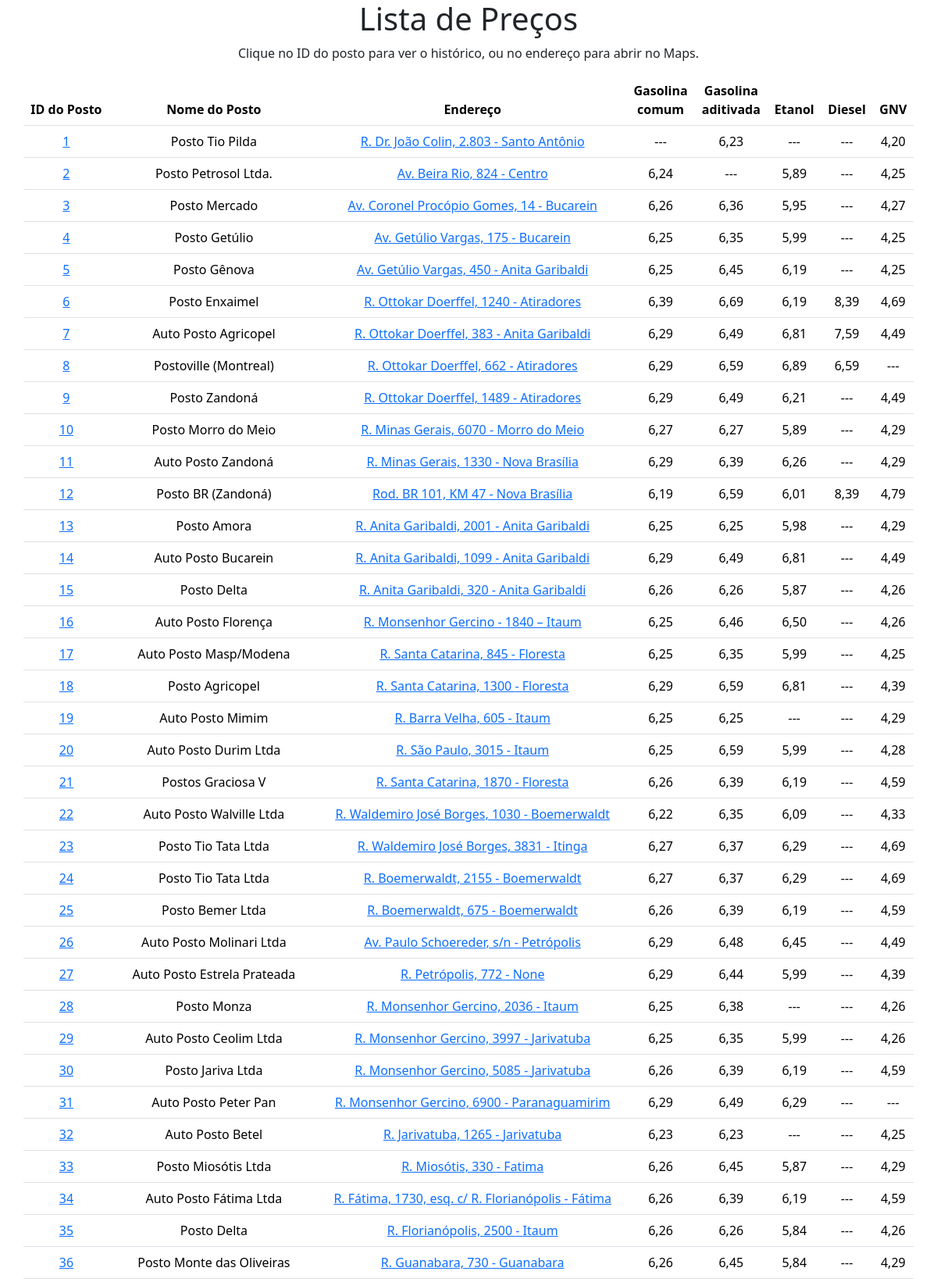
The page / (upper part) on the database its author committed.
### api/models.py (models this page shows)
class Precos(Base):
    __tablename__ = "Precos"
    id = Column("IdPreco", Integer, primary_key=True)
    pesquisa = Column("IdPesquisa", Integer)
    posto = Column("IdPosto", Integer)
    precoGasolinaComum = Column("PrecoGasolinaComum", Numeric)
    precoGasolinaAditivada = Column("PrecoGasolinaAditivada", Numeric)
    precoEtanol = Column("PrecoEtanol", Numeric)
    precoDiesel = Column("PrecoDiesel", Numeric)
    precoGNV = Column("PrecoGNV", Numeric)

class PostoGasolina(Base):
    __tablename__ = "PostosGasolina"
    id = Column("IdPosto", Integer, primary_key=True, unique=True)
    distribuidora = Column("IdDistribuidora", Integer)
    nome = Column("NomePosto", String)
    endereco = Column("EnderecoPosto", String)
    bairro = Column("BairroPosto", String)

### api/main.py (the view)
@app.get("/", response_class=HTMLResponse)
async def raiz_app(request: Request, db: Session = Depends(get_db)):
    data_ultima_pesquisa = await ultima_pesquisa(db)
    dados_ultima_pesquisa = await dados_pesquisa(data_ultima_pesquisa.id, db)
    print(data_ultima_pesquisa)
    return templates.TemplateResponse(
        request=request, name="index.html", context={"ultima_pesquisa": data_ultima_pesquisa, "dados_ultima_pesquisa": dados_ultima_pesquisa}
    )

### api/templates/index.html (shortened to what this page needs)
<!DOCTYPE html>
<html lang="pt-BR">
  <head>
    <link rel="stylesheet" href="https://cdn.jsdelivr.net/npm/bootstrap@5.3.3/dist/css/bootstrap.min.css">
    <link rel="stylesheet" href="https://cdn.jsdelivr.net/npm/bootstrap-icons@1.11.3/font/bootstrap-icons.css">
    <link rel="stylesheet" href="https://cdn.jsdelivr.net/npm/bootstrap-table@1.24.0/dist/bootstrap-table.min.css">
  </head>
  <body>
    <h1 class="text-center">Lista de Preços</h1>
    <p class="text-center">Clique no ID do posto para ver o histórico, ou no endereço para abrir no Maps.</p>
    <table class="table-responsive table container text-center" data-toggle="table" data-pagination="true" data-search="true">
      <thead>
        <tr>
          <th data-sortable="true" data-sorter="numericSorter">ID do Posto</th>
          <th>Nome do Posto</th>
          <th>Endereço</th>
          <th data-sortable="true">Gasolina <br>comum</th>
          <th data-sortable="true">Gasolina <br>aditivada</th>
          <th data-sortable="true">Etanol</th>
          <th data-sortable="true">Diesel</th>
          <th data-sortable="true">GNV</th>
        </tr>
      </thead>
      <tbody>
        {% for posto in dados_ultima_pesquisa %}
        <tr>
          <td> <a href="/historico/{{ posto.id }}">{{ posto.id }}</a> </td>
          <td> {{ posto.nome }} </td>
          <td> <a href="http://www.google.com/maps?q={{ posto.endereco | replace(".", "") }} - {{ posto.bairro }} -Joinville">{{ posto.endereco }} - {{ posto.bairro }}</a></td>
          <td> {{ ('%.2f' % posto.gasolina_comum if posto.gasolina_comum else '---') | replace(".", ",") }} </td>
          <td> {{ ('%.2f' % posto.gasolina_aditivada if posto.gasolina_aditivada else '---') | replace (".", ",") }} </td>
          <td> {{ ('%.2f' % posto.etanol if posto.etanol else '---') | replace (".", ",") }} </td>
          <td> {{ ('%.2f' % posto.diesel if posto.diesel else '---') | replace (".", ",") }} </td>
          <td> {{ ('%.2f' % posto.GNV if posto.GNV else '---') | replace (".", ",") }} </td>
        </tr>
        {% endfor %}
    </tbody>
    </table>
  </body>
</html>

### rows shown on the page
Precos: id "1", nome "Posto Tio Pilda", endereco "R. Dr. João Colin, 2.803", bairro "Santo Antônio", gasolina_comum "---", gasolina_aditivada "6,23", etanol "---", diesel "---", GNV "4,20"
Precos: id "2", nome "Posto Petrosol Ltda.", endereco "Av. Beira Rio, 824", bairro "Centro", gasolina_comum "6,24", gasolina_aditivada "---", etanol "5,89", diesel "---", GNV "4,25"
Precos: id "3", nome "Posto Mercado", endereco "Av. Coronel Procópio Gomes, 14", bairro "Bucarein", gasolina_comum "6,26", gasolina_aditivada "6,36", etanol "5,95", diesel "---", GNV "4,27"
Precos: id "4", nome "Posto Getúlio", endereco "Av. Getúlio Vargas, 175", bairro "Bucarein", gasolina_comum "6,25", gasolina_aditivada "6,35", etanol "5,99", diesel "---", GNV "4,25"
Precos: id "5", nome "Posto Gênova", endereco "Av. Getúlio Vargas, 450", bairro "Anita Garibaldi", gasolina_comum "6,25", gasolina_aditivada "6,45", etanol "6,19", diesel "---", GNV "4,25"
Precos: id "6", nome "Posto Enxaimel", endereco "R. Ottokar Doerffel, 1240", bairro "Atiradores", gasolina_comum "6,39", gasolina_aditivada "6,69", etanol "6,19", diesel "8,39", GNV "4,69"
Precos: id "7", nome "Auto Posto Agricopel", endereco "R. Ottokar Doerffel, 383", bairro "Anita Garibaldi", gasolina_comum "6,29", gasolina_aditivada "6,49", etanol "6,81", diesel "7,59", GNV "4,49"
Precos: id "8", nome "Postoville (Montreal)", endereco "R. Ottokar Doerffel, 662", bairro "Atiradores", gasolina_comum "6,29", gasolina_aditivada "6,59", etanol "6,89", diesel "6,59", GNV "---"
Precos: id "9", nome "Posto Zandoná", endereco "R. Ottokar Doerffel, 1489", bairro "Atiradores", gasolina_comum "6,29", gasolina_aditivada "6,49", etanol "6,21", diesel "---", GNV "4,49"
Precos: id "10", nome "Posto Morro do Meio", endereco "R. Minas Gerais, 6070", bairro "Morro do Meio", gasolina_comum "6,27", gasolina_aditivada "6,27", etanol "5,89", diesel "---", GNV "4,29"
Precos: id "11", nome "Auto Posto Zandoná", endereco "R. Minas Gerais, 1330", bairro "Nova Brasília", gasolina_comum "6,29", gasolina_aditivada "6,39", etanol "6,26", diesel "---", GNV "4,29"
Precos: id "12", nome "Posto BR (Zandoná)", endereco "Rod. BR 101, KM 47", bairro "Nova Brasília", gasolina_comum "6,19", gasolina_aditivada "6,59", etanol "6,01", diesel "8,39", GNV "4,79"
Precos: id "13", nome "Posto Amora", endereco "R. Anita Garibaldi, 2001", bairro "Anita Garibaldi", gasolina_comum "6,25", gasolina_aditivada "6,25", etanol "5,98", diesel "---", GNV "4,29"
Precos: id "14", nome "Auto Posto Bucarein", endereco "R. Anita Garibaldi, 1099", bairro "Anita Garibaldi", gasolina_comum "6,29", gasolina_aditivada "6,49", etanol "6,81", diesel "---", GNV "4,49"
Precos: id "15", nome "Posto Delta", endereco "R. Anita Garibaldi, 320", bairro "Anita Garibaldi", gasolina_comum "6,26", gasolina_aditivada "6,26", etanol "5,87", diesel "---", GNV "4,26"
Precos: id "16", nome "Auto Posto Florença", endereco "R. Monsenhor Gercino", bairro "1840 – Itaum", gasolina_comum "6,25", gasolina_aditivada "6,46", etanol "6,50", diesel "---", GNV "4,26"
Precos: id "17", nome "Auto Posto Masp/Modena", endereco "R. Santa Catarina, 845", bairro "Floresta", gasolina_comum "6,25", gasolina_aditivada "6,35", etanol "5,99", diesel "---", GNV "4,25"
Precos: id "18", nome "Posto Agricopel", endereco "R. Santa Catarina, 1300", bairro "Floresta", gasolina_comum "6,29", gasolina_aditivada "6,59", etanol "6,81", diesel "---", GNV "4,39"
Precos: id "19", nome "Auto Posto Mimim", endereco "R. Barra Velha, 605", bairro "Itaum", gasolina_comum "6,25", gasolina_aditivada "6,25", etanol "---", diesel "---", GNV "4,29"
Precos: id "20", nome "Auto Posto Durim Ltda", endereco "R. São Paulo, 3015", bairro "Itaum", gasolina_comum "6,25", gasolina_aditivada "6,59", etanol "5,99", diesel "---", GNV "4,28"
Precos: id "21", nome "Postos Graciosa V", endereco "R. Santa Catarina, 1870", bairro "Floresta", gasolina_comum "6,26", gasolina_aditivada "6,39", etanol "6,19", diesel "---", GNV "4,59"
Precos: id "22", nome "Auto Posto Walville Ltda", endereco "R. Waldemiro José Borges, 1030", bairro "Boemerwaldt", gasolina_comum "6,22", gasolina_aditivada "6,35", etanol "6,09", diesel "---", GNV "4,33"
Precos: id "23", nome "Posto Tio Tata Ltda", endereco "R. Waldemiro José Borges, 3831", bairro "Itinga", gasolina_comum "6,27", gasolina_aditivada "6,37", etanol "6,29", diesel "---", GNV "4,69"
Precos: id "24", nome "Posto Tio Tata Ltda", endereco "R. Boemerwaldt, 2155", bairro "Boemerwaldt", gasolina_comum "6,27", gasolina_aditivada "6,37", etanol "6,29", diesel "---", GNV "4,69"
Precos: id "25", nome "Posto Bemer Ltda", endereco "R. Boemerwaldt, 675", bairro "Boemerwaldt", gasolina_comum "6,26", gasolina_aditivada "6,39", etanol "6,19", diesel "---", GNV "4,59"
Precos: id "26", nome "Auto Posto Molinari Ltda", endereco "Av. Paulo Schoereder, s/n", bairro "Petrópolis", gasolina_comum "6,29", gasolina_aditivada "6,48", etanol "6,45", diesel "---", GNV "4,49"
Precos: id "27", nome "Auto Posto Estrela Prateada", endereco "R. Petrópolis, 772", bairro "None", gasolina_comum "6,29", gasolina_aditivada "6,44", etanol "5,99", diesel "---", GNV "4,39"
Precos: id "28", nome "Posto Monza", endereco "R. Monsenhor Gercino, 2036", bairro "Itaum", gasolina_comum "6,25", gasolina_aditivada "6,38", etanol "---", diesel "---", GNV "4,26"
Precos: id "29", nome "Auto Posto Ceolim Ltda", endereco "R. Monsenhor Gercino, 3997", bairro "Jarivatuba", gasolina_comum "6,25", gasolina_aditivada "6,35", etanol "5,99", diesel "---", GNV "4,26"
Precos: id "30", nome "Posto Jariva Ltda", endereco "R. Monsenhor Gercino, 5085", bairro "Jarivatuba", gasolina_comum "6,26", gasolina_aditivada "6,39", etanol "6,19", diesel "---", GNV "4,59"
Precos: id "31", nome "Auto Posto Peter Pan", endereco "R. Monsenhor Gercino, 6900", bairro "Paranaguamirim", gasolina_comum "6,29", gasolina_aditivada "6,49", etanol "6,29", diesel "---", GNV "---"
Precos: id "32", nome "Auto Posto Betel", endereco "R. Jarivatuba, 1265", bairro "Jarivatuba", gasolina_comum "6,23", gasolina_aditivada "6,23", etanol "---", diesel "---", GNV "4,25"
Precos: id "33", nome "Posto Miosótis Ltda", endereco "R. Miosótis, 330", bairro "Fatima", gasolina_comum "6,26", gasolina_aditivada "6,45", etanol "5,87", diesel "---", GNV "4,29"
Precos: id "34", nome "Auto Posto Fátima Ltda", endereco "R. Fátima, 1730, esq. c/ R. Florianópolis", bairro "Fátima", gasolina_comum "6,26", gasolina_aditivada "6,39", etanol "6,19", diesel "---", GNV "4,59"
Precos: id "35", nome "Posto Delta", endereco "R. Florianópolis, 2500", bairro "Itaum", gasolina_comum "6,26", gasolina_aditivada "6,26", etanol "5,84", diesel "---", GNV "4,26"
Precos: id "36", nome "Posto Monte das Oliveiras", endereco "R. Guanabara, 730", bairro "Guanabara", gasolina_comum "6,26", gasolina_aditivada "6,45", etanol "5,84", diesel "---", GNV "4,29"
